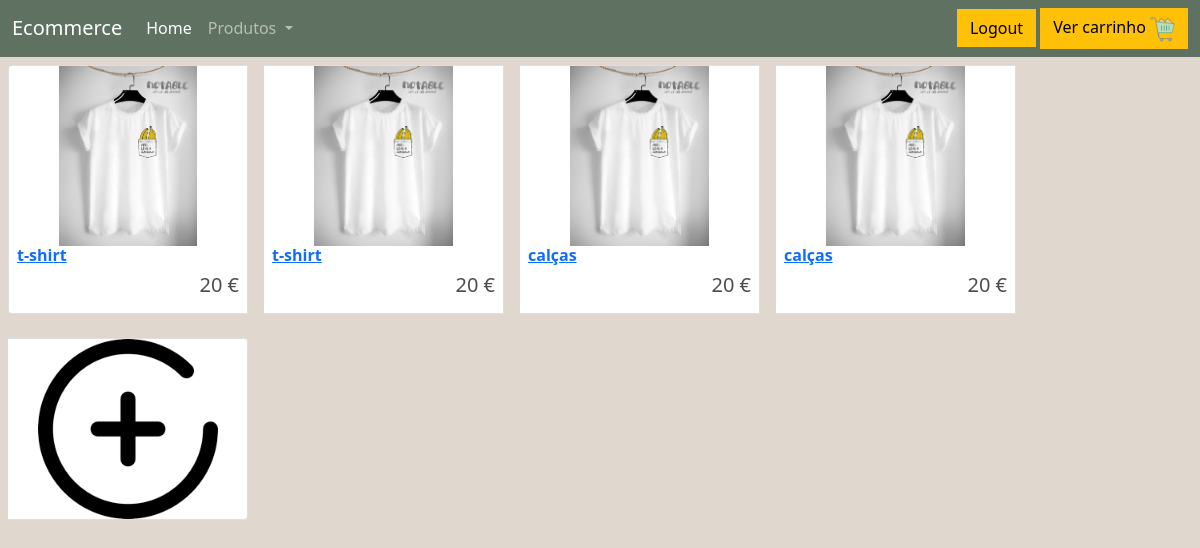
Before: /seller/ (signed in) with the older database file.
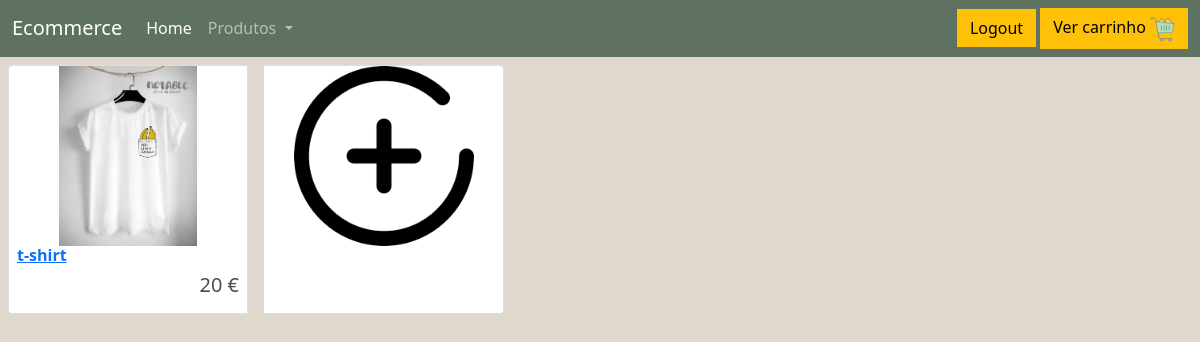
After: the same page with the newer database file.
### loja/models.py (models this page shows, shortened)
class Produto(models.Model):
    preco = models.IntegerField()
    nome = models.CharField(max_length=100)
    descricao = models.CharField(max_length=300)
    personalizavel = models.BooleanField(default=False)
    pic = models.ImageField(upload_to='images', blank=True, null=True)
    seller = models.ForeignKey(Vendedor, on_delete=models.RESTRICT)

### loja/views.py (the view)
# urls.py: path('seller/',views.seller,name="seller"),
def seller(request):
    vendedor = get_object_or_404(Vendedor, who=request.user)
    produtos_vendedor = Produto.objects.filter(seller=vendedor)
    return render(request,'loja/sellerpage.html', {'products_list': produtos_vendedor})

### loja/templates/loja/sellerpage.html
{% extends 'loja/main.html' %}
{% load static %}
{% block content %}
<div class="card-group">
    {% for product in products_list %}
    <div class="card m-2 mb-3" style="min-width: 20%; max-width: 20%;">
        <img class="card-img-top" width="240px" height="180px" style="object-fit:contain;" src="{{product.pic}}">
                <div class="card-title justify-content-between">
                <h6><strong> <a class="ps-2" href="{% url 'loja:detalheProd' product.id %}">{{product.nome}}</a></strong></h6>
                <h5 class="ps-2 me-2" style="display:inline-block; float:right">{{product.preco}} €</h5>
            </div>
    </div>
    {% endfor %}
<div class="card m-2 mb-3" style="min-width: 20%; max-width: 20%;">
    <a href="{% url 'loja:criaProduto' %}"><img class="card-img-top" width="240px" height="180px" style="object-fit:contain;" src="{% static 'images/adicionar.png' %}"></a>
</div>
</div>
{% endblock content %}

Changed rows visible on the page:
removed Produto: pic (picture), nome "t-shirt", preco "20"
removed Produto: pic (picture), nome "calças", preco "20"
removed Produto: pic (picture), nome "calças", preco "20"
